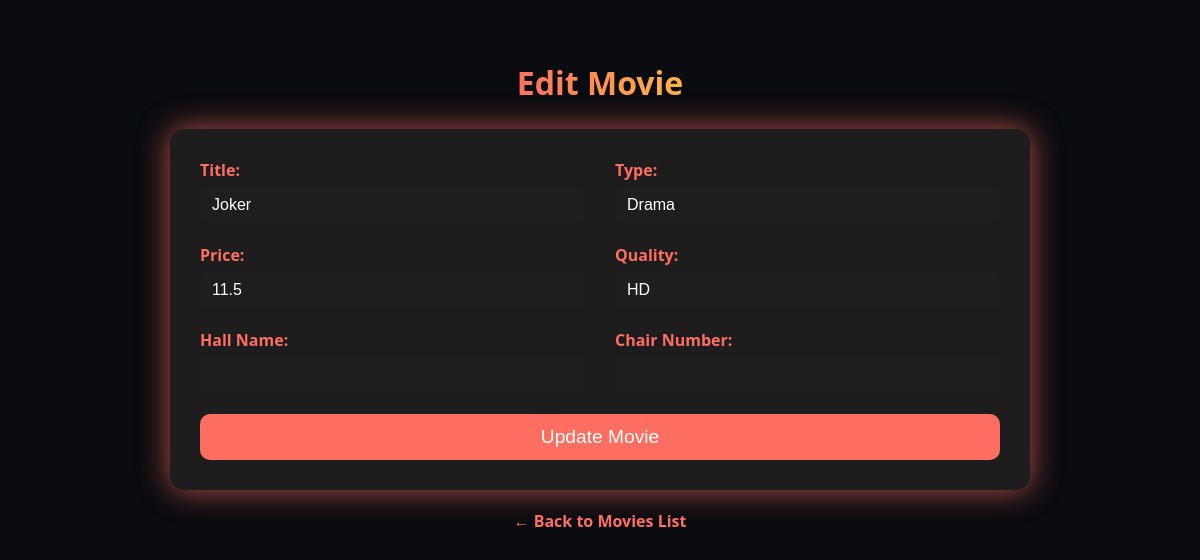
The page /edit_movie/6 on the database its author committed.
### app/models/movie.py (models this page shows, shortened)
class Movie(db.Model):
    __tablename__ = "movie"
    movie_id = db.Column(db.Integer, primary_key=True)
    movie_name = db.Column(db.String(255), nullable=False)
    type = db.Column(db.String(100), nullable=False)
    price = db.Column(db.Float, default=0.0)
    quality = db.Column(db.String(50), nullable=False)
    rating = db.Column(db.Float, nullable=True)
    year = db.Column(db.Integer, nullable=True)
    director = db.Column(db.String(255), nullable=True)
    role = db.Column(db.String(255), nullable=True)
    time_watching = db.Column(db.Integer, nullable=True)  # in minutes
    image = db.Column(db.String(255), nullable=True)  # store filename or URL
    chair_number = db.Column(db.Integer, nullable=True)
    hall_name = db.Column(db.String(255), nullable=True)
    trailer_url = db.Column(db.String(255))  # YouTube link (optional)
    trailer_file = db.Column(db.String(255))

### app/routes/movies_fr_routes.py (the view, shortened to what this page needs)
@movie_fr_bp.route("/edit_movie/<int:movie_id>", methods=["GET", "POST"])
def edit_movie(movie_id):
    movie = Movie.query.get_or_404(movie_id)
    return render_template("edit-movie.html", movie=movie)

### app/templates/edit-movie.html (shortened to what this page needs)
<!DOCTYPE html>
<html lang="en">
<head>
    <link rel="stylesheet" href="{{ url_for('static', filename='css/edit.css') }}">
</head>
<body>
    <div class="edit-container">
        <h1>Edit Movie</h1>
        <form method="POST" class="edit-form">
            <div class="form-field">
                <label for="movie_name">Title:</label>
                <input id="movie_name" type="text" name="movie_name" value="{{ movie.movie_name }}" required>
            </div>
            <div class="form-field">
                <label for="type">Type:</label>
                <input id="type" type="text" name="type" value="{{ movie.type }}" required>
            </div>
            <div class="form-field">
                <label for="price">Price:</label>
                <input id="price" type="number" step="0.01" name="price" value="{{ movie.price }}" required>
            </div>
            <div class="form-field">
                <label for="quality">Quality:</label>
                <input id="quality" type="text" name="quality" value="{{ movie.quality }}" required>
            </div>
            <div class="form-field">
                <label for="hall_name">Hall Name:</label>
                <input type="text" name="hall_name" id="hall_name" value="{{ movie.hall_name or '' }}">
            </div>
            <div class="form-field">
                <label for="chair_number">Chair Number:</label>
                <input type="text" name="chair_number" id="chair_number" value="{{ movie.chair_number or '' }}">
            </div>
            <button type="submit" class="btn-update">Update Movie</button>
        </form>
        <a href="{{ url_for('movie_fr_bp.list_movies') }}" class="back-link">← Back to Movies List</a>
    </div>
</body>
</html>

### app/static/css/edit.css (style rules this page uses)
body { background-color: #0b0c10; color: #e0e0e0; font-family: 'Segoe UI', Tahoma, Geneva, Verdana, sans-serif; margin: 0; padding: 20px; }
.edit-container { display: flex; flex-direction: column; align-items: center; min-height: 100vh; padding-top: 20px; }
.edit-container h1 { font-size: 2rem; margin-bottom: 25px; background: linear-gradient(90deg, #ff6f61, #ffb347); -webkit-background-clip: text; -webkit-text-fill-color: transparent; }
.edit-form { display: grid; grid-template-columns: repeat(auto-fit, minmax(250px, 1fr)); gap: 20px 30px; background: rgba(30, 30, 30, 0.95); padding: 30px; border-radius: 15px; box-shadow: 0 0 30px rgba(255, 111, 97, 0.7); max-width: 800px; width: 100%; }
.form-field { display: flex; flex-direction: column; }
.form-field label { margin-bottom: 5px; font-weight: bold; color: #ff6f61; }
.form-field input { padding: 10px 12px; border-radius: 8px; border: none; background: #1e1e1e; color: #fff; font-size: 1rem; transition: all 0.3s; }
.btn-update { grid-column: 1 / -1; padding: 12px 20px; background: #ff6f61; border: none; border-radius: 10px; font-size: 1.2rem; color: #fff; cursor: pointer; transition: background 0.3s; }
.back-link { display: inline-block; margin-top: 20px; color: #ff6f61; text-decoration: none; font-weight: bold; transition: color 0.3s; }

### rows shown on the page
Movie: movie_name "Joker", type "Drama", price "11.5", quality "HD"
